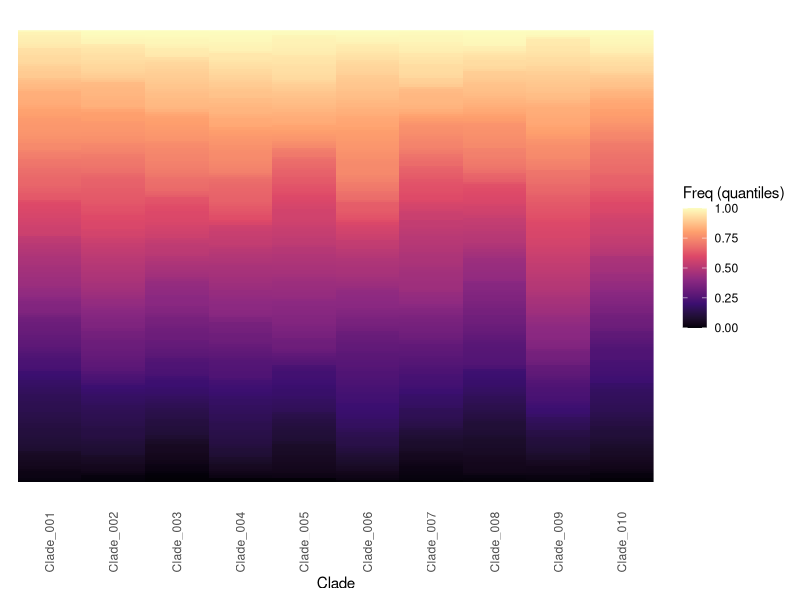

Here is the R script that generated this plot:
library(tidyverse)
library(viridis)

df <- readr::read_tsv("mock_soil_species_10clades_300species.tsv")  # species, clade, freq

n_bins <- 200

qdf <- df %>%
  mutate(freq = as.numeric(freq)) %>%
  group_by(clade) %>%
  summarise(
    q = list(as.numeric(quantile(freq, probs = seq(0, 1, length.out = n_bins), na.rm = TRUE))),
    .groups = "drop"
  ) %>%
  mutate(bin = map(q, seq_along)) %>%     # <-- guaranteed 1..n_bins
  unnest(c(bin, q))

ggplot(qdf, aes(x = clade, y = bin, fill = q)) +
  geom_raster() +
  scale_fill_viridis_c(
    option = "magma",
    name = "Freq (quantiles)",
    limits = c(0, 1),
    oob = scales::squish  # avoids dropping if slight out-of-range happens in real data
  ) +
  labs(x = "Clade", y = NULL) +
  theme_minimal(base_size = 11) +
  theme(
    panel.grid = element_blank(),
    axis.text.y = element_blank(),
    axis.ticks = element_blank(),
    axis.text.x = element_text(angle = 90, vjust = 0.5, hjust = 1)
  )
